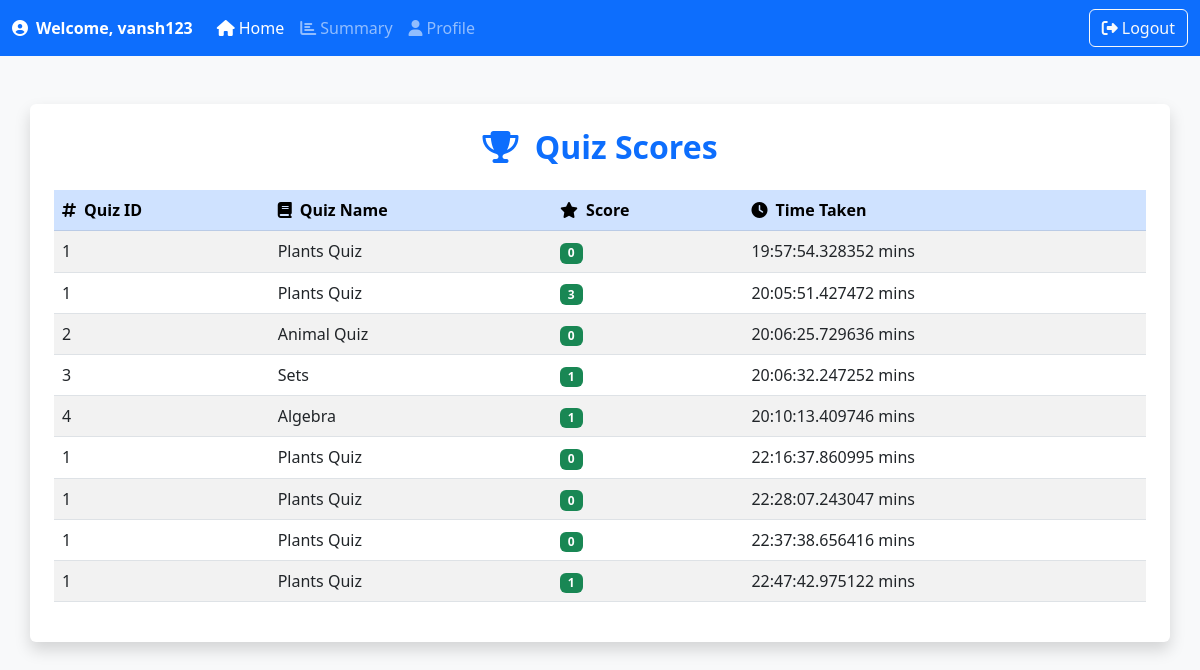
Screenshot of /scores (signed in) with the database file from the repository.
### app.py (models this page shows)
class Scores(db.Model):
    id=db.Column(db.Integer,primary_key=True)
    quiz_id = db.Column(db.Integer, db.ForeignKey('quiz.id', ondelete="CASCADE"), nullable=False)
    user_id=db.Column(db.Integer,db.ForeignKey('user.id'),nullable=False)
    time_taken=db.Column(db.Time,nullable=False)
    total_score=db.Column(db.Integer,nullable=False)
    user=db.relationship('User',back_populates='scores')
    quiz=db.relationship('Quiz',back_populates='scores')

class Quiz(db.Model):
    id=db.Column(db.Integer,primary_key=True)
    name=db.Column(db.String(150),nullable=False)
    date_of_quiz=db.Column(db.Date,nullable=False)
    time_of_quiz=db.Column(db.Integer,nullable=False)
    remarks=db.Column(db.Text,nullable=False)
    chapter_id = db.Column(db.Integer, db.ForeignKey('chapter.id'), nullable=False)
    questions = db.relationship('Question', back_populates='quiz', cascade="all, delete")
    scores = db.relationship('Scores', back_populates='quiz', cascade="all, delete")
    chapter=db.relationship('Chapter',back_populates='quizzes')

### app.py (the view)
@app.route('/scores',methods=['GET'])
def scores():
    if session.get('username') is None:
        return redirect(url_for('login'))
    scores=Scores.query.filter_by(user_id=session['user_id']).all()
    time_taken=[score.time_taken for score in scores]
    return render_template('scores.html',scores=scores,time_taken=time_taken)

### templates/scores.html (shortened to what this page needs)
<!DOCTYPE html>
<html lang="en">
<head>
    <link href="https://cdn.jsdelivr.net/npm/bootstrap@5.3.0-alpha1/dist/css/bootstrap.min.css" rel="stylesheet">
    <link rel="stylesheet" href="https://cdnjs.cloudflare.com/ajax/libs/font-awesome/6.1.1/css/all.min.css">
</head>
<body class="bg-light">
    <nav class="navbar navbar-expand-lg navbar-dark bg-primary">
        <div class="container-fluid">
            <span class="navbar-text fw-bold text-white me-3">
                <i class="fas fa-user-circle me-2"></i>Welcome, {{ session.get('username') }}
            </span>
            <div class="collapse navbar-collapse" id="navbarNavDropdown">
                <ul class="navbar-nav me-auto mb-2 mb-lg-0">
                    <li class="nav-item">
                        <a class="nav-link active" href="/user_dashboard"><i class="fas fa-home me-1"></i>Home</a>
                    </li>
                    <li class="nav-item">
                        <a class="nav-link" href="/scores"><i class="fas fa-chart-bar me-1"></i>Summary</a>
                    </li>
                    <li class="nav-item">
                        <a class="nav-link" href="/profile"><i class="fas fa-user me-1"></i>Profile</a>
                    </li>
                </ul>
                <a href="/login" class="btn btn-outline-light"><i class="fas fa-sign-out-alt me-1"></i>Logout</a>
            </div>
        </div>
    </nav>
    <div class="container mt-5 p-4 bg-white rounded shadow">
        <h2 class="text-center text-primary fw-bold mb-4">
            <i class="fas fa-trophy me-2"></i>
            Quiz Scores
        </h2>
        <div class="table-responsive">
            <table class="table table-striped table-hover">
                <thead class="table-primary">
                    <tr>
                        <th><i class="fas fa-hashtag me-2"></i>Quiz ID</th>
                        <th><i class="fas fa-book me-2"></i>Quiz Name</th>
                        <th><i class="fas fa-star me-2"></i>Score</th>
                        <th><i class="fas fa-clock me-2"></i>Time Taken</th>
                    </tr>
                </thead>
                <tbody>
                    {% for score in scores %}
                    <tr>
                        <td>{{ score.quiz.id }}</td>
                        <td>{{ score.quiz.name }}</td>
                        <td><span class="badge bg-success">{{ score.total_score }}</span></td>
                        <td>{{ score.time_taken }} mins</td>
                    </tr>
                    {% endfor %}
                </tbody>
            </table>
        </div>
    </div>
</body>
</html>

### rows the page displays
Scores: quiz.id "1", quiz.name "Plants Quiz", total_score "0", time_taken "19:57:54.328352"
Scores: quiz.id "1", quiz.name "Plants Quiz", total_score "3", time_taken "20:05:51.427472"
Scores: quiz.id "2", quiz.name "Animal Quiz", total_score "0", time_taken "20:06:25.729636"
Scores: quiz.id "3", quiz.name "Sets", total_score "1", time_taken "20:06:32.247252"
Scores: quiz.id "4", quiz.name "Algebra", total_score "1", time_taken "20:10:13.409746"
Scores: quiz.id "1", quiz.name "Plants Quiz", total_score "0", time_taken "22:16:37.860995"
Scores: quiz.id "1", quiz.name "Plants Quiz", total_score "0", time_taken "22:28:07.243047"
Scores: quiz.id "1", quiz.name "Plants Quiz", total_score "0", time_taken "22:37:38.656416"
Scores: quiz.id "1", quiz.name "Plants Quiz", total_score "1", time_taken "22:47:42.975122"

### other values shown
{{ session.get('username') }} "vansh123"
